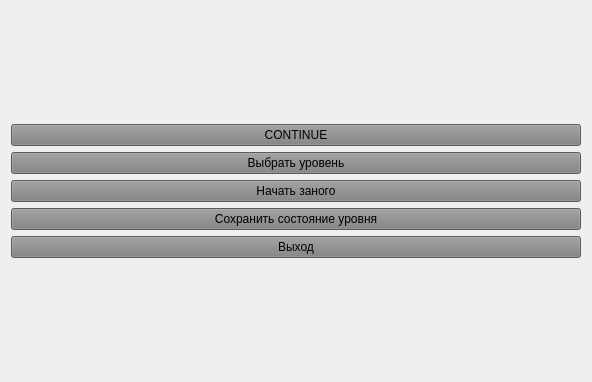
<?xml version="1.0" encoding="UTF-8"?>
<ui version="4.0">
 <class>GameClass</class>
 <widget class="QWidget" name="GameClass">
  <property name="geometry">
   <rect>
    <x>0</x>
    <y>0</y>
    <width>592</width>
    <height>382</height>
   </rect>
  </property>
  <property name="windowTitle">
   <string>Game</string>
  </property>
  <layout class="QVBoxLayout" name="verticalLayout_2">
   <item>
    <layout class="QVBoxLayout" name="verticalLayout">
     <item>
      <widget class="QPushButton" name="cont">
       <property name="styleSheet">
        <string notr="true">background-color: grey;</string>
       </property>
       <property name="text">
        <string>CONTINUE</string>
       </property>
      </widget>
     </item>
     <item>
      <widget class="QPushButton" name="select">
       <property name="styleSheet">
        <string notr="true">background-color: grey;</string>
       </property>
       <property name="text">
        <string>Выбрать уровень</string>
       </property>
      </widget>
     </item>
     <item>
      <widget class="QPushButton" name="restart">
       <property name="styleSheet">
        <string notr="true">background-color: grey;</string>
       </property>
       <property name="text">
        <string>Начать заного</string>
       </property>
      </widget>
     </item>
     <item>
      <widget class="QPushButton" name="save">
       <property name="styleSheet">
        <string notr="true">background-color: grey;</string>
       </property>
       <property name="text">
        <string>Сохранить состояние уровня</string>
       </property>
      </widget>
     </item>
     <item>
      <widget class="QPushButton" name="exit">
       <property name="styleSheet">
        <string notr="true">background-color: grey;</string>
       </property>
       <property name="text">
        <string>Выход</string>
       </property>
      </widget>
     </item>
    </layout>
   </item>
  </layout>
 </widget>
 <layoutdefault spacing="6" margin="11"/>
 <resources>
  <include location="Game.qrc"/>
 </resources>
 <connections/>
</ui>
